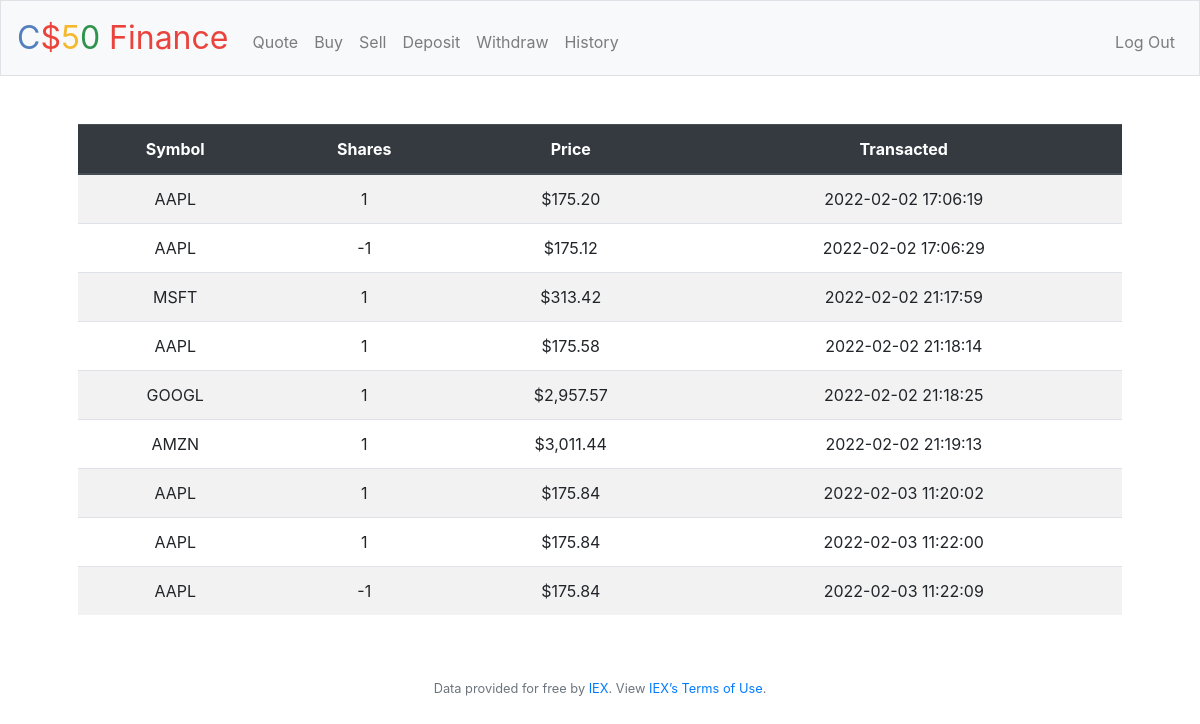
Page /history (signed in) on the earlier database version.
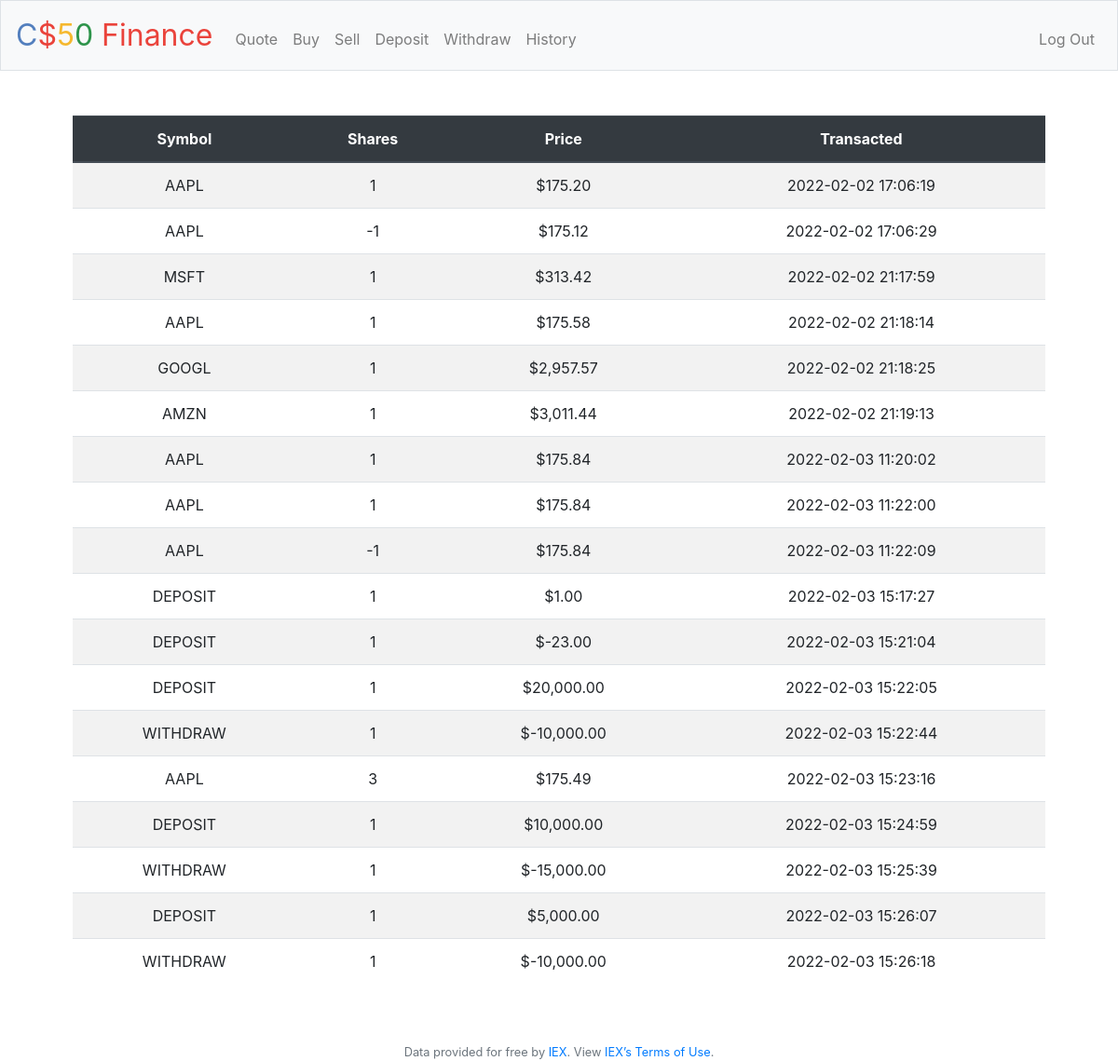
Same page on the later database version.
### tables this page shows
CREATE TABLE history (id INTEGER NOT NULL, stock TEXT NOT NULL, shares INTEGER NOT NULL, price REAL NOT NULL, date NUMERIC NOT NULL, FOREIGN KEY (id) REFERENCES users (id));

### app.py (the view)
@app.route("/history")
@login_required
def history():
    data = db.execute('SELECT * FROM history WHERE id = ?', session['user_id'])
    return render_template('history.html', data=data)

### app.py (called while the page is built)
@app.after_request
def after_request(response):
    response.headers["Cache-Control"] = "no-cache, no-store, must-revalidate"
    response.headers["Expires"] = 0
    response.headers["Pragma"] = "no-cache"
    return response

### helpers.py (called while the page is built)
def login_required(f):
    @wraps(f)
    def decorated_function(*args, **kwargs):
        if session.get("user_id") is None:
            return redirect("/login")
        return f(*args, **kwargs)
    return decorated_function

def usd(value):
    if (type(value) == float
        or type(value) == int):
        return f"${value:,.2f}"
    return value

### templates/history.html (shortened to what this page needs)
{% extends "layout.html" %}
{% block main %}
    <section class="secton">
        <table class="table table-striped table-hover">
            <thead class="thead-dark">
                <tr>
                    <th scope="col">Symbol</th>
                    <th scope="col">Shares</th>
                    <th scope="col">Price</th>
                    <th scope="col">Transacted</th>
                </tr>
            </thead>
            <tbody>
                {% for stuff in data %}
                <tr scope="row">
                    <td>{{ stuff.stock }}</td>
                    <td>{{ stuff.shares }}</td>
                    <td>{{ stuff.price | usd }}</td>
                    <td>{{ stuff.date }}</td>
                </tr>
                {% endfor %}
            </tbody>
        </table>
    </section>
{% endblock %}

### templates/layout.html (shortened to what this page needs)
<!DOCTYPE html>
<html lang="en">
    <head>
        <link rel="stylesheet" href="https://cdn.jsdelivr.net/npm/bootstrap@4.5.3/dist/css/bootstrap.min.css">
        <link href="/static/styles.css" rel="stylesheet">
    </head>
    <body>
        <nav class="navbar navbar-expand-md navbar-light bg-light border">
            <a class="navbar-brand" href="/"><span class="blue">C</span><span class="red">$</span><span class="yellow">5</span><span class="green">0</span> <span class="red">Finance</span></a>
            <div class="collapse navbar-collapse" id="navbar">
                {% if session.user_id %}
                    <ul class="navbar-nav mr-auto mt-2">
                        <li class="nav-item"><a class="nav-link" href="/quote">Quote</a></li>
                        <li class="nav-item"><a class="nav-link" href="/buy">Buy</a></li>
                        <li class="nav-item"><a class="nav-link" href="/sell">Sell</a></li>
                        <li class="nav-item"><a class="nav-link" href="/deposit">Deposit</a></li>
                        <li class="nav-item"><a class="nav-link" href="/withdraw">Withdraw</a></li>
                        <li class="nav-item"><a class="nav-link" href="/history">History</a></li>
                    </ul>
                    <ul class="navbar-nav ml-auto mt-2">
                        <li class="nav-item"><a class="nav-link" href="/logout">Log Out</a></li>
                    </ul>
                {% else %}
                    <ul class="navbar-nav ml-auto mt-2">
                        <li class="nav-item"><a class="nav-link" href="/register">Register</a></li>
                        <li class="nav-item"><a class="nav-link" href="/login">Log In</a></li>
                    </ul>
                {% endif %}
            </div>
        </nav>
        <main class="container p-5">
            {% block main %}{% endblock %}
        </main>
        <footer class="small text-center text-muted">
            Data provided for free by <a href="https://iextrading.com/developer">IEX</a>. View <a href="https://iextrading.com/api-exhibit-a/">IEX’s Terms of Use</a>.
        </footer>
    </body>
</html>

### static/styles.css (style rules this page uses)
nav .navbar-brand { font-size: xx-large; }
nav .navbar-brand .blue { color: #537fbe; }
nav .navbar-brand .red { color: #ea433b; }
nav .navbar-brand .yellow { color: #f5b82e; }
nav .navbar-brand .green { color: #2e944b; }
main { overflow-x: auto; text-align: center; }

Differences in the rows shown:
added history: stock "DEPOSIT", shares "1", price "$1.00", date "2022-02-03 15:17:27"
added history: stock "DEPOSIT", shares "1", price "$-23.00", date "2022-02-03 15:21:04"
added history: stock "DEPOSIT", shares "1", price "$20,000.00", date "2022-02-03 15:22:05"
added history: stock "WITHDRAW", shares "1", price "$-10,000.00", date "2022-02-03 15:22:44"
added history: stock "AAPL", shares "3", price "$175.49", date "2022-02-03 15:23:16"
added history: stock "DEPOSIT", shares "1", price "$10,000.00", date "2022-02-03 15:24:59"
added history: stock "WITHDRAW", shares "1", price "$-15,000.00", date "2022-02-03 15:25:39"
added history: stock "DEPOSIT", shares "1", price "$5,000.00", date "2022-02-03 15:26:07"
added history: stock "WITHDRAW", shares "1", price "$-10,000.00", date "2022-02-03 15:26:18"
